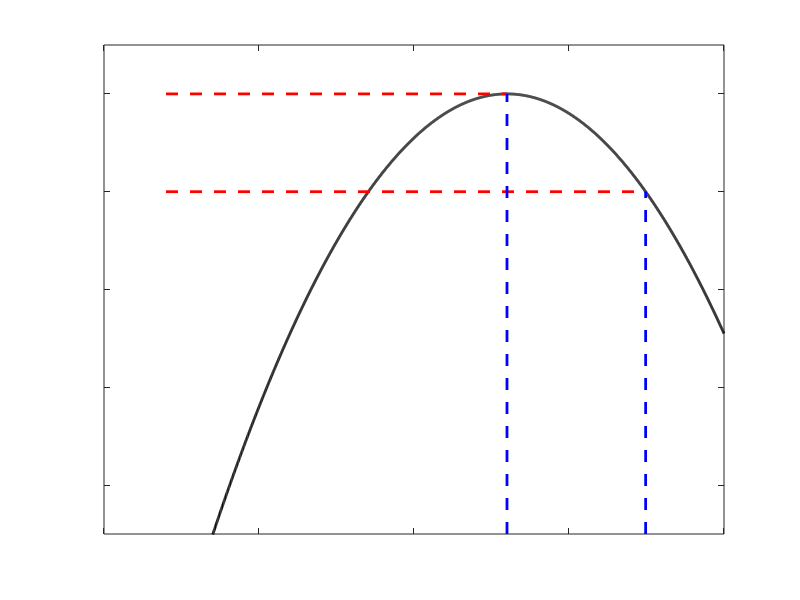

The MATLAB script that drew this image: (Note: this script raises an error after producing the figure.)
%% Difference among the 3 tests
%
% This file creates Figure A.3

%% Beginning of code
close all
theta=3;
lw=2;
x=-8:0.01:10;
fx=-(x-theta).^2;
x0=sqrt(20)+theta;
fx0=-20;
plot(x,fx,'Color','k','LineWidth',2)

% The two horizontal lines for LR test
line([-8;3],[0;0],'LineStyle','--','LineWidth',lw,'Color','r')
line([-8;x0],[-20;-20],'LineStyle','--','LineWidth',lw,'Color','r')

% The two vertical lines for Wald test
line([theta;theta],[-90;0],'LineStyle','--','LineWidth',lw,'Color','b')
line([x0;x0],[-90;fx0],'LineStyle','--','LineWidth',lw,'Color','b')
set(gca,"XTickLabel","","YTickLabel","")
ylim([-90 10])

hl=refline(-2*sqrt(20),20+6*sqrt(20));
hl.Color='m';
hl.LineWidth=2;

ylabel('Loglikelihood')

% [-4 -4],[-20 0]
ylim([-90 20])

[figx, figy]=aux.dsxy2figxy([-7 -7],[-20 0]);
annotation("doublearrow",figx,figy);
annotation("textbox",[figx(1)+0.005 figy(1)+0.01 0.3 0.1],'String','Likelihood ratio test', ...
    'EdgeColor','w','Color','r','FontSize',12)


[figx, figy]=aux.dsxy2figxy([3 x0],[-60 -60]);
an = annotation("doublearrow",figx,figy);
annotation("textbox",[figx(1)+0.01 figy(1)+0.001 0.3 0.1],'String','Wald test', ...
    'EdgeColor','w','Color','b','FontSize',12)

%[figx, figy]=aux.dsxy2figxy([x0 -20],[x0 -60]);
%annotation("textbox",[figx(1)+0.01 figy(1)+0.001 0.1 0.1],'String','Score test','EdgeColor','w')

text(7,-10,'Score Test','Rotation',-50,'Color','m','FontSize',12)


text(theta,-95,'$\hat \theta$','Color','k','FontSize',16,'Interpreter','latex')
text(x0,-95,'$\theta_0$','Color','k','FontSize',16,'Interpreter','latex')
text(10,-100,'$\theta$','Color','k','FontSize',16,'Interpreter','latex')
box off

if prin==1
    % print to postscript
    print -depsc liktests.eps;
else
    title("Figure A.3")

end

%InsideREADME 